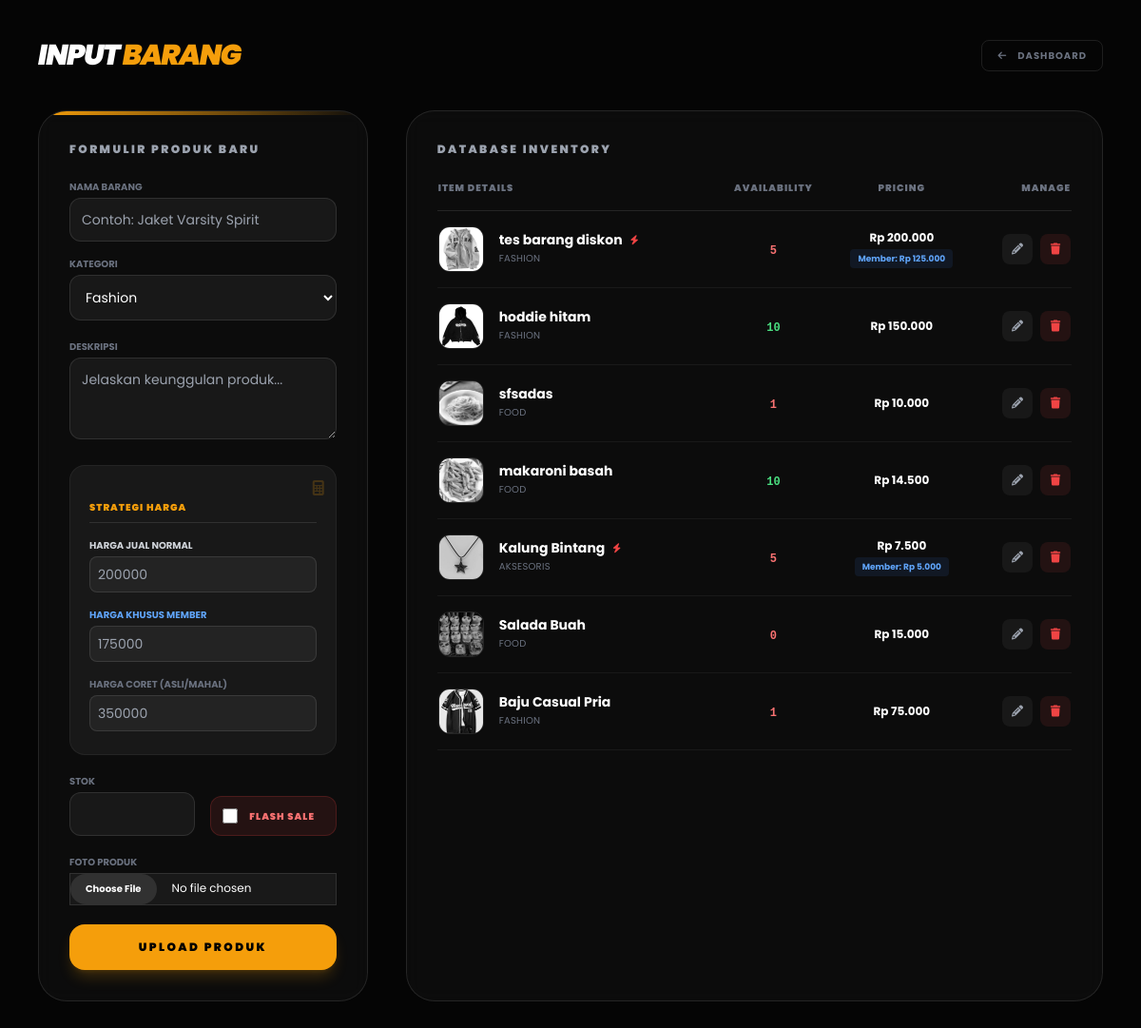
The page /products.php (signed in) on the database its author committed.
### tables this page shows
CREATE TABLE `products` (
  `id` int(11) NOT NULL,
  `title` varchar(200) NOT NULL,
  `category` enum('Fashion','Food','Aksesoris','Other') DEFAULT 'Other',
  `description` text DEFAULT NULL,
  `price` decimal(12,2) DEFAULT 0.00,
  `member_price` decimal(15,2) DEFAULT NULL,
  `original_price` decimal(10,2) DEFAULT NULL,
  `image` varchar(255) DEFAULT NULL,
  `created_at` timestamp NOT NULL DEFAULT current_timestamp(),
  `stock` int(11) NOT NULL DEFAULT 0,
  `is_flash_sale` tinyint(1) DEFAULT 0,
  `flash_sale_end` datetime DEFAULT NULL,
  `rating` float NOT NULL DEFAULT 0,
  `rating_count` int(11) NOT NULL DEFAULT 0
);

### products.php (the view, shortened to what this page needs)
<?php
include './config/db.php';
$res = $conn->query("SELECT * FROM products ORDER BY id DESC");
?>
<!DOCTYPE html>
<html lang="id">
<head>
    <script src="https://cdn.tailwindcss.com"></script>
    <link href="https://cdnjs.cloudflare.com/ajax/libs/font-awesome/6.5.1/css/all.min.css" rel="stylesheet">
</head>
<body class="p-5 md:p-10">
    <div class="max-w-7xl mx-auto">
        <div class="flex justify-between items-center mb-10">
            <h1 class="text-3xl font-black italic tracking-tighter uppercase text-white">
                Input <span class="text-amber-500">Barang</span>
            </h1>
            <a href="dashboard_admin.php" class="text-[10px] font-bold text-gray-500 hover:text-white transition tracking-widest uppercase border border-white/10 px-4 py-2 rounded-lg hover:bg-white/5">
                <i class="fa fa-arrow-left mr-2"></i> Dashboard
            </a>
        </div>
        <div class="grid grid-cols-1 lg:grid-cols-3 gap-10">
            <div class="glass p-8 rounded-[30px] h-fit relative overflow-hidden">
                <div class="absolute top-0 left-0 w-full h-1 bg-gradient-to-r from-amber-500 to-transparent"></div>
                <h2 class="text-xs font-black uppercase tracking-[0.2em] mb-6 text-gray-400">Formulir Produk Baru</h2>
                <form method="POST" enctype="multipart/form-data" class="space-y-5">
                    <div class="space-y-4">
                        <div>
                            <label class="text-[10px] uppercase text-gray-500 font-bold mb-1 block">Nama Barang</label>
                            <input type="text" name="title" required placeholder="Contoh: Jaket Varsity Spirit" class="w-full p-3 rounded-xl outline-none text-sm">
                        </div>
                        <div>
                            <label class="text-[10px] uppercase text-gray-500 font-bold mb-1 block">Kategori</label>
                            <select name="category" class="w-full p-3 rounded-xl outline-none text-sm cursor-pointer">
                                <option value="Fashion">Fashion</option>
                            </select>
                        </div>
                    </div>
                    <div>
                        <label class="text-[10px] uppercase text-gray-500 font-bold mb-1 block">Deskripsi</label>
                        <textarea name="description" rows="3" placeholder="Jelaskan keunggulan produk..." class="w-full p-3 rounded-xl outline-none text-sm"></textarea>
                    </div>
                    <div class="p-5 rounded-2xl bg-white/5 border border-white/5 space-y-4 relative group hover:border-amber-500/30 transition">
                        <div class="absolute top-3 right-3 text-amber-500 opacity-20 group-hover:opacity-100 transition">
                            <i class="fa fa-calculator"></i>
                        </div>
                        <p class="text-[10px] uppercase text-amber-500 font-black tracking-widest border-b border-white/10 pb-2">Strategi Harga</p>
                        <div>
                            <label class="text-[10px] uppercase text-gray-300 font-bold mb-1 block">Harga Jual Normal</label>
                            <input type="number" id="inp_price" name="price" required placeholder="200000" class="w-full p-2 rounded-lg text-sm bg-black/20">
                        </div>
                        <div>
                            <label class="text-[10px] uppercase text-blue-400 font-bold mb-1 block">Harga Khusus Member</label>
                            <input type="number" id="inp_member" name="member_price" placeholder="175000" class="w-full p-2 rounded-lg text-sm border-blue-500/30 focus:border-blue-500 bg-black/20">
                        </div>
                        <div>
                            <label class="text-[10px] uppercase text-gray-500 font-bold mb-1 block">Harga Coret (Asli/Mahal)</label>
                            <input type="number" id="inp_original" name="original_price" placeholder="350000" class="w-full p-2 rounded-lg text-sm text-gray-400 bg-black/20">
                        </div>
                    </div>
                    <div class="grid grid-cols-2 gap-4 items-center">
                        <div>
                            <label class="text-[10px] uppercase text-gray-500 font-bold mb-1 block">Stok</label>
                            <input type="number" name="stock" required class="w-full p-3 rounded-xl outline-none text-sm text-center font-bold">
                        </div>
                        <div class="h-full flex items-end">
                            <label class="flex items-center gap-3 p-3 w-full bg-red-500/10 border border-red-500/20 rounded-xl cursor-pointer hover:bg-red-500/20 transition">
                                <input type="checkbox" name="is_flash_sale" value="1" class="w-4 h-4 accent-red-500">
                                <span class="text-[10px] uppercase text-red-400 font-black tracking-widest">Flash Sale</span>
                            </label>
                        </div>
                    </div>
                    <div class="relative">
                        <label class="text-[10px] uppercase text-gray-500 font-bold mb-1 block">Foto Produk</label>
                        <input type="file" name="image" class="block w-full text-xs text-gray-400 file:mr-4 file:py-2 file:px-4 file:rounded-full file:border-0 file:text-[10px] file:font-bold file:bg-white/10 file:text-white hover:file:bg-amber-500 hover:file:text-black transition">
                    </div>
                    <button type="submit" class="w-full bg-amber-500 text-black font-black py-4 rounded-2xl hover:bg-amber-400 transition uppercase text-xs tracking-[0.2em] shadow-lg shadow-amber-500/20 mt-4">
                        Upload Produk
                    </button>
                </form>
            </div>
            <div class="lg:col-span-2 glass p-8 rounded-[30px] overflow-hidden flex flex-col h-full">
                <h2 class="text-xs font-black uppercase tracking-[0.2em] mb-6 text-gray-400">Database Inventory</h2>
                <div class="overflow-x-auto flex-1 custom-scrollbar">
                    <table class="w-full text-left border-collapse min-w-[600px]">
                        <thead>
                            <tr class="text-[10px] uppercase text-gray-500 border-b border-white/10 tracking-widest">
                                <th class="pb-4 font-black">Item Details</th>
                                <th class="pb-4 text-center font-black">Availability</th>
                                <th class="pb-4 text-center font-black">Pricing</th>
                                <th class="pb-4 text-right font-black">Manage</th>
                            </tr>
                        </thead>
                        <tbody class="text-sm">
                            <?php while($p = $res->fetch_assoc()): ?>
                            <tr class="border-b border-white/5 hover:bg-white/5 transition group">
                                <td class="py-4">
                                    <div class="flex items-center gap-4">
                                        <div class="w-12 h-12 rounded-xl overflow-hidden border border-white/10 group-hover:border-amber-500/50 transition">
                                            <img src="<?= $p['image'] ?>" class="w-full h-full object-cover grayscale group-hover:grayscale-0 transition duration-500">
                                        </div>
                                        <div>
                                            <p class="font-bold text-white text-sm flex items-center gap-2">
                                                <?= $p['title'] ?>
                                                <?php if($p['is_flash_sale']): ?>
                                                    <i class="fa fa-bolt text-red-500 text-[10px] animate-pulse"></i>
                                                <?php endif; ?>
                                            </p>
                                            <p class="text-[10px] text-gray-500 uppercase tracking-wide"><?= $p['category'] ?></p>
                                        </div>
                                    </div>
                                </td>
                                <td class="py-4 text-center">
                                    <span class="text-xs font-bold font-mono <?= $p['stock'] < 10 ? 'text-red-400' : 'text-green-400' ?>">
                                        <?= $p['stock'] ?>
                                    </span>
                                </td>
                                <td class="py-4 text-center">
                                    <div class="flex flex-col items-center gap-1">
                                        <span class="text-xs font-bold text-white">Rp <?= number_format($p['price'],0,',','.') ?></span>
                                        <?php if($p['member_price'] && $p['member_price'] < $p['price']): ?>
                                            <span class="text-[9px] text-blue-400 font-bold bg-blue-500/10 px-2 rounded">
                                                Member: Rp <?= number_format($p['member_price'],0,',','.') ?>
                                            </span>
                                        <?php endif; ?>
                                    </div>
                                </td>
                                <td class="py-4 text-right">
                                    <div class="flex justify-end gap-2">
                                        <a href="products_edit.php?id=<?= $p['id'] ?>" class="w-8 h-8 flex items-center justify-center bg-white/5 rounded-lg text-gray-400 hover:bg-amber-500 hover:text-black transition">
                                            <i class="fa fa-pencil text-xs"></i>
                                        </a>
                                        <a href="products.php?delete=<?= $p['id'] ?>" onclick="return confirm('Hapus produk ini?')" class="w-8 h-8 flex items-center justify-center bg-red-500/10 rounded-lg text-red-500 hover:bg-red-500 hover:text-white transition">
                                            <i class="fa fa-trash text-xs"></i>
                                        </a>
                                    </div>
                                </td>
                            </tr>
                            <?php endwhile; ?>
                        </tbody>
                    </table>
                </div>
            </div>
        </div>
    </div>
</body>
</html>

### products.php (style rules this page uses)
body { font-family: 'Poppins', sans-serif; background-color: #050505; color: white; }
.glass { background: rgba(255, 255, 255, 0.03); backdrop-filter: blur(10px); border: 1px solid rgba(255, 255, 255, 0.1); }
input, select, textarea { background: rgba(255,255,255,0.05) !important; border: 1px solid rgba(255,255,255,0.1) !important; color: white !important; transition: 0.3s; }
select { color-scheme: dark; }
select option { background-color: #0a0a0a !important; color: white !important; }

### rows shown on the page
products: image (picture), title "tes barang diskon", is_flash_sale 1 (drawn), category "FASHION", stock "5", price "200.000", member_price "125.000"
products: image (picture), title "hoddie hitam", category "FASHION", stock "10", price "150.000"
products: image (picture), title "sfsadas", category "FOOD", stock "1", price "10.000"
products: image (picture), title "makaroni basah", category "FOOD", stock "10", price "14.500"
products: image (picture), title "Kalung Bintang", is_flash_sale 1 (drawn), category "AKSESORIS", stock "5", price "7.500", member_price "5.000"
products: image (picture), title "Salada Buah", category "FOOD", stock "0", price "15.000"
products: image (picture), title "Baju Casual Pria", category "FASHION", stock "1", price "75.000"
